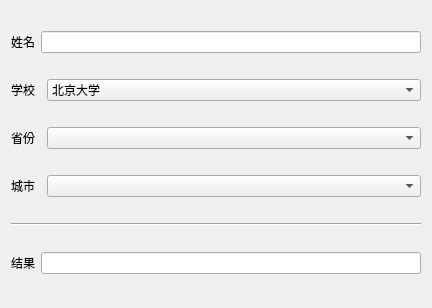
<?xml version="1.0" encoding="UTF-8"?>
<ui version="4.0">
 <class>Widget</class>
 <widget class="QWidget" name="Widget">
  <property name="geometry">
   <rect>
    <x>0</x>
    <y>0</y>
    <width>432</width>
    <height>308</height>
   </rect>
  </property>
  <property name="windowTitle">
   <string>Widget</string>
  </property>
  <layout class="QVBoxLayout" name="verticalLayout">
   <item>
    <layout class="QHBoxLayout" name="horizontalLayout">
     <item>
      <widget class="QLabel" name="labName">
       <property name="text">
        <string>姓名</string>
       </property>
      </widget>
     </item>
     <item>
      <widget class="QLineEdit" name="lineName"/>
     </item>
    </layout>
   </item>
   <item>
    <layout class="QHBoxLayout" name="horizontalLayout_2">
     <item>
      <widget class="QLabel" name="labUniversity">
       <property name="maximumSize">
        <size>
         <width>30</width>
         <height>16777215</height>
        </size>
       </property>
       <property name="text">
        <string>学校</string>
       </property>
      </widget>
     </item>
     <item>
      <widget class="QComboBox" name="cboUniversity">
       <item>
        <property name="text">
         <string>北京大学</string>
        </property>
       </item>
       <item>
        <property name="text">
         <string>清华大学</string>
        </property>
       </item>
       <item>
        <property name="text">
         <string>复旦大学</string>
        </property>
       </item>
       <item>
        <property name="text">
         <string>浙江大学</string>
        </property>
       </item>
       <item>
        <property name="text">
         <string>上海交通大学</string>
        </property>
       </item>
       <item>
        <property name="text">
         <string>武汉大学</string>
        </property>
       </item>
       <item>
        <property name="text">
         <string>华南理工大学</string>
        </property>
       </item>
      </widget>
     </item>
    </layout>
   </item>
   <item>
    <layout class="QHBoxLayout" name="horizontalLayout_3">
     <item>
      <widget class="QLabel" name="labProvince">
       <property name="maximumSize">
        <size>
         <width>30</width>
         <height>16777215</height>
        </size>
       </property>
       <property name="text">
        <string>省份</string>
       </property>
      </widget>
     </item>
     <item>
      <widget class="QComboBox" name="cboProvince"/>
     </item>
    </layout>
   </item>
   <item>
    <layout class="QHBoxLayout" name="horizontalLayout_4">
     <item>
      <widget class="QLabel" name="labCity">
       <property name="maximumSize">
        <size>
         <width>30</width>
         <height>16777215</height>
        </size>
       </property>
       <property name="text">
        <string>城市</string>
       </property>
      </widget>
     </item>
     <item>
      <widget class="QComboBox" name="cboCity"/>
     </item>
    </layout>
   </item>
   <item>
    <widget class="Line" name="line">
     <property name="orientation">
      <enum>Qt::Horizontal</enum>
     </property>
    </widget>
   </item>
   <item>
    <layout class="QHBoxLayout" name="horizontalLayout_5">
     <item>
      <widget class="QLabel" name="labResult">
       <property name="text">
        <string>结果</string>
       </property>
      </widget>
     </item>
     <item>
      <widget class="QLineEdit" name="lineResult">
       <property name="font">
        <font>
         <bold>false</bold>
        </font>
       </property>
      </widget>
     </item>
    </layout>
   </item>
  </layout>
 </widget>
 <resources/>
 <connections/>
</ui>
